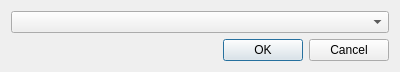
<?xml version="1.0" encoding="UTF-8"?>
<ui version="4.0">
 <class>FieldSelectionDialog</class>
 <widget class="QDialog" name="FieldSelectionDialog">
  <property name="geometry">
   <rect>
    <x>0</x>
    <y>0</y>
    <width>400</width>
    <height>67</height>
   </rect>
  </property>
  <property name="windowTitle">
   <string>Field selection</string>
  </property>
  <layout class="QVBoxLayout" name="verticalLayout">
   <item>
    <widget class="QComboBox" name="m_field_combo_box"/>
   </item>
   <item>
    <widget class="QDialogButtonBox" name="m_button_box">
     <property name="standardButtons">
      <set>QDialogButtonBox::Cancel|QDialogButtonBox::Ok</set>
     </property>
    </widget>
   </item>
  </layout>
 </widget>
 <resources/>
 <connections/>
</ui>
